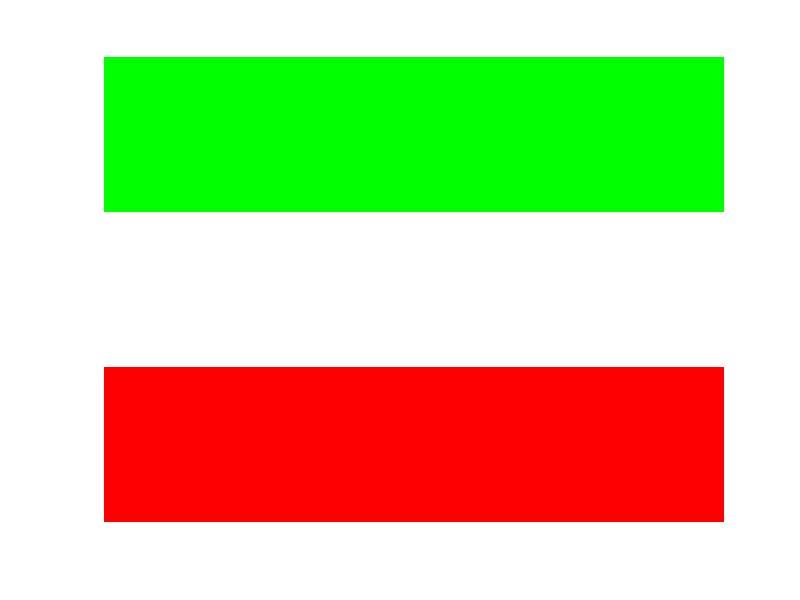

The MATLAB script that drew this image:
clear all
close all
I=zeros(90,120,3);
I=uint8(I);
I(1:30,1:120,1)=0;
I(1:30,1:120,2)=255;
I(1:30,1:120,3)=0;

I(31:60,1:120,1)=255;
I(31:60,1:120,2)=255;
I(31:60,1:120,3)=255;

I(61:end,1:120,1)=255;
I(61:end,1:120,2)=0;
I(61:end,1:120,3)=0;

imshow(I)